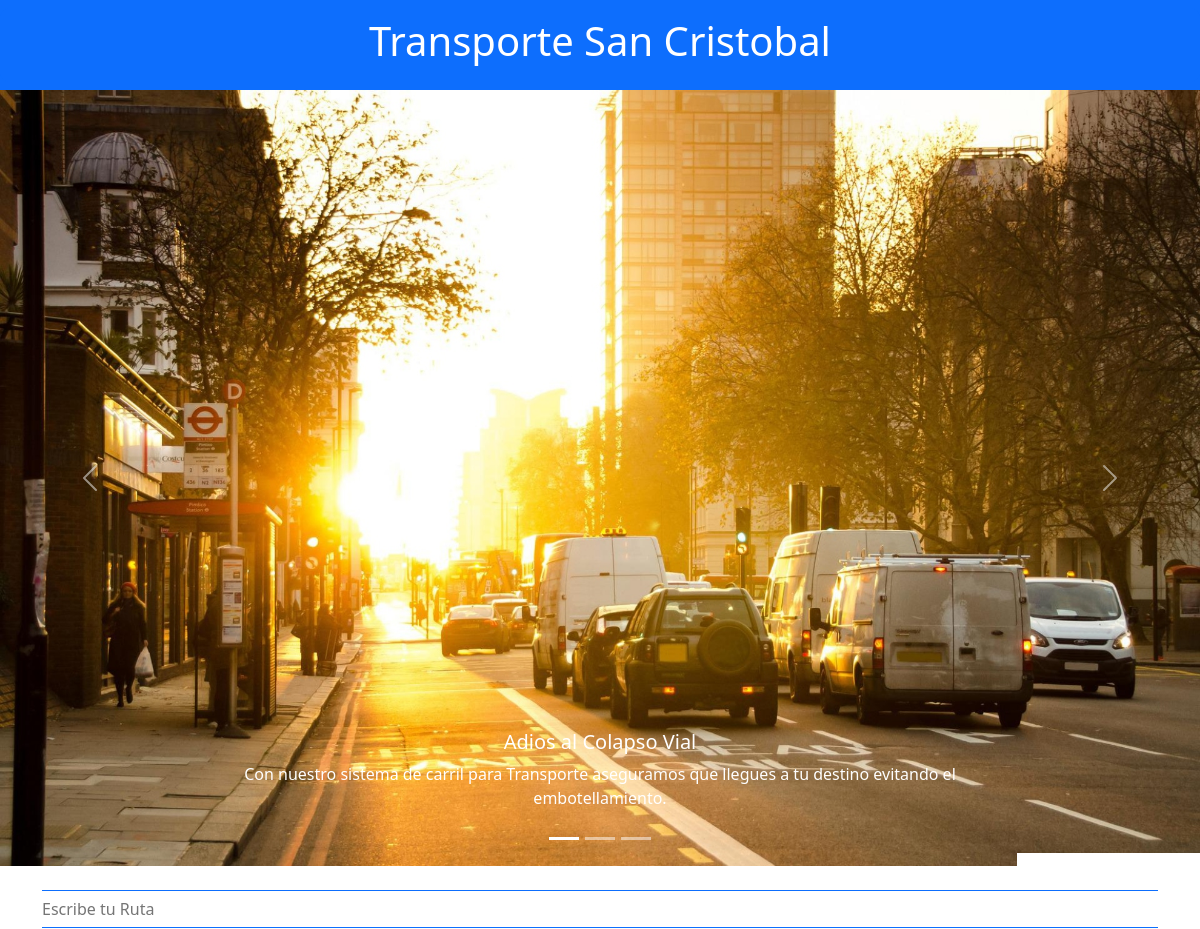
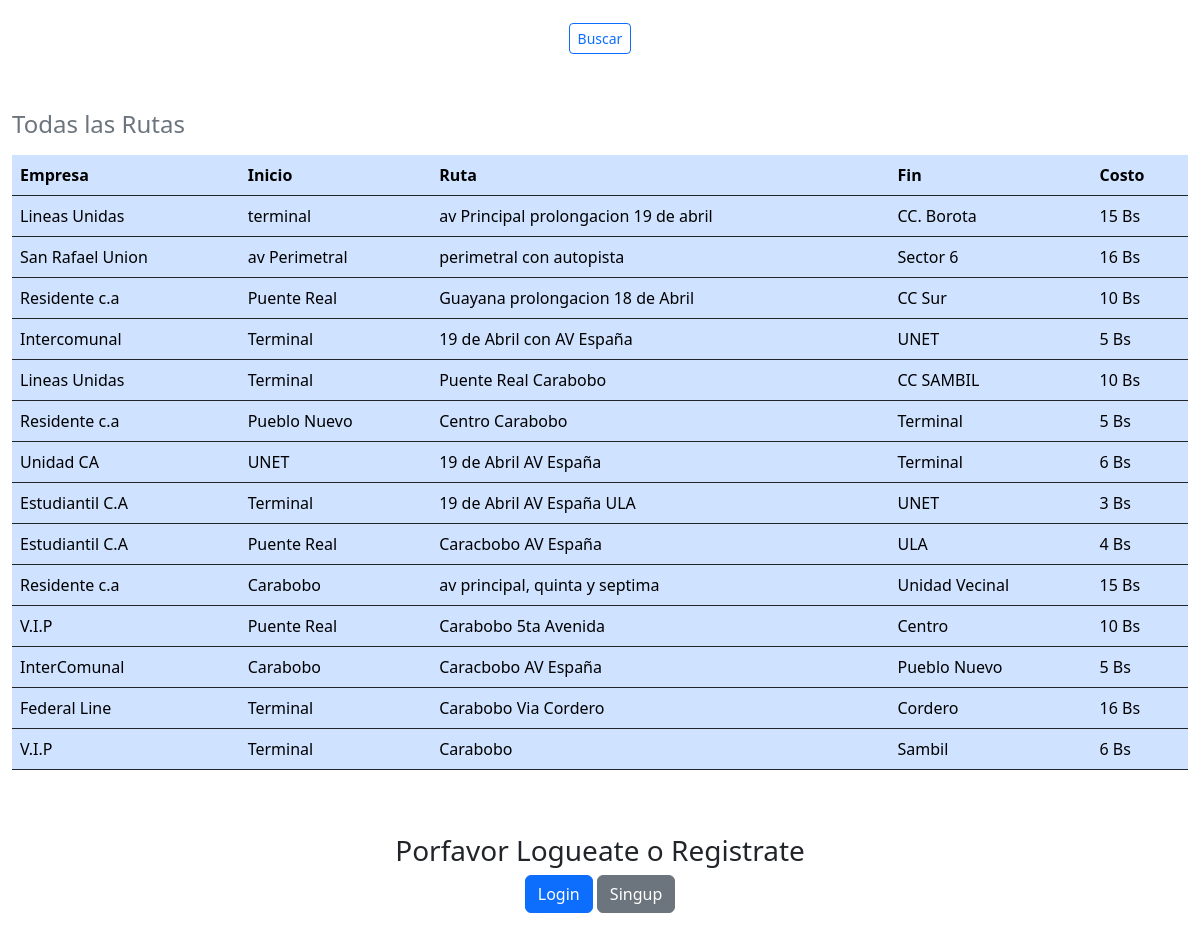
The page / on the database its author committed (2 pictures, top to bottom).
### tables this page shows
CREATE TABLE `rutas` (
  `id` int(11) NOT NULL,
  `empresa` varchar(200) NOT NULL,
  `inicio` varchar(200) NOT NULL,
  `ruta` varchar(200) NOT NULL,
  `fin` varchar(200) NOT NULL,
  `costo` int(11) NOT NULL
);

### index.php (the view, shortened to what this page needs)
<?php
    $conexion=mysqli_connect('localhost','root','','database_transporte');
    $sql="SELECT * FROM rutas";
    $resultado=mysqli_query($conexion,$sql);
?>
<!DOCTYPE html>
<html lang="en">
<head>
    <link href="assets/bootstrap/css/bootstrap.min.css" rel="stylesheet" >
</head>
<body>
<?php require 'partials/header.php'?>
<div id="carouselExampleDark" class="carousel slide" data-bs-ride="carousel">
  <div class="carousel-indicators">
    <button type="button" data-bs-target="#carouselExampleDark" data-bs-slide-to="0" class="active" aria-current="true" aria-label="Slide 1"></button>
    <button type="button" data-bs-target="#carouselExampleDark" data-bs-slide-to="1" aria-label="Slide 2"></button>
    <button type="button" data-bs-target="#carouselExampleDark" data-bs-slide-to="2" aria-label="Slide 3"></button>
  </div>
  <div class="carousel-inner">
    <div class="carousel-item active" data-bs-interval="10000">
      <img src="assets/img/morning.jpg" class="d-block w-100" alt="...">
      <div class="carousel-caption d-none d-md-block">
        <h5>Adios al Colapso Vial</h5>
        <p>Con nuestro sistema de carril para Transporte aseguramos que llegues a tu destino evitando el embotellamiento.</p>
      </div>
    </div>
  </div>
  <button class="carousel-control-prev" type="button" data-bs-target="#carouselExampleDark" data-bs-slide="prev">
    <span class="carousel-control-prev-icon" aria-hidden="true"></span>
  </button>
  <button class="carousel-control-next" type="button" data-bs-target="#carouselExampleDark" data-bs-slide="next">
    <span class="carousel-control-next-icon" aria-hidden="true"></span>
  </button>
</div>
<div class="container text-center">
    <div class="row justify-content-md-center">
        <div class="cold-md-auto">
            <form name="buscador1" action="" method="get">
            <br><input type="text" class="form-control-plaintext border-primary" placeholder="Escribe tu Ruta" name="busqueda"><br>
            <input type="submit" class="btn btn-outline-primary btn-sm" name ="enviar"value="Buscar">
            </form>
        </div>
    </div>
</div>
<div class="container-fluid">
    <br>
        <table class="table caption-top border-dark table-primary table s-m" id="routes">
            <caption><h4>Todas las Rutas</h4></caption>
            <thead class="datos_rutas ">
                <th>Empresa</th>
                <th>Inicio</th>
                <th>Ruta</th>
                <th>Fin</th>
                <th>Costo</th><br>
            </thead>
            <tbody>
                <?php
                $i=0;
                while($mostrar=mysqli_fetch_array($resultado)){
                ?>
                <tr>
                    <td><?php echo $mostrar['empresa']?></td>
                    <td><?php echo $mostrar['inicio']?></td>
                    <td><?php echo $mostrar['ruta']?></td>
                    <td><?php echo $mostrar['fin']?></td>
                    <td><?php echo $mostrar['costo']." Bs"?></td>
                </tr>
                <?php
                $i++;}
                ?>
            </tbody>
        </table><br><br>
</div>
    <figure class="text-center">
        <?php if(!empty($user)):?>
            <?php require 'partials/footer.php'?>
        <?php else: ?>
            <h3>Porfavor Logueate o Registrate</h3>
            <a href="login.php" class="btn btn-primary" role="button">Login</a>
            <a href="singup.php"class="btn btn-secondary" role="button">Singup</a>
        <?php endif ;?>
    </figure>
</body>
</html>

### partials/header.php
<header>
        <nav class="navbar navbar-dark bg-primary">
                <a class="btn btn-primary btn-lg col-12" role="button" href="/proyecto2022"><h1>Transporte San Cristobal</h1></a>
        </nav>
</header>

### rows shown on the page
rutas: empresa "Lineas Unidas", inicio "terminal", ruta "av Principal prolongacion 19 de abril", fin "CC. Borota", costo "15"
rutas: empresa "San Rafael Union", inicio "av Perimetral", ruta "perimetral con autopista", fin "Sector 6", costo "16"
rutas: empresa "Residente c.a", inicio "Puente Real", ruta "Guayana prolongacion 18 de Abril", fin "CC Sur", costo "10"
rutas: empresa "Intercomunal", inicio "Terminal", ruta "19 de Abril con AV España", fin "UNET", costo "5"
rutas: empresa "Lineas Unidas", inicio "Terminal", ruta "Puente Real Carabobo", fin "CC SAMBIL", costo "10"
rutas: empresa "Residente c.a", inicio "Pueblo Nuevo", ruta "Centro Carabobo", fin "Terminal", costo "5"
rutas: empresa "Unidad CA", inicio "UNET", ruta "19 de Abril AV España", fin "Terminal", costo "6"
rutas: empresa "Estudiantil C.A", inicio "Terminal", ruta "19 de Abril AV España ULA", fin "UNET", costo "3"
rutas: empresa "Estudiantil C.A", inicio "Puente Real", ruta "Caracbobo AV España", fin "ULA", costo "4"
rutas: empresa "Residente c.a", inicio "Carabobo", ruta "av principal, quinta y septima", fin "Unidad Vecinal", costo "15"
rutas: empresa "V.I.P", inicio "Puente Real", ruta "Carabobo 5ta Avenida", fin "Centro", costo "10"
rutas: empresa "InterComunal", inicio "Carabobo", ruta "Caracbobo AV España", fin "Pueblo Nuevo", costo "5"
rutas: empresa "Federal Line", inicio "Terminal", ruta "Carabobo Via Cordero", fin "Cordero", costo "16"
rutas: empresa "V.I.P", inicio "Terminal", ruta "Carabobo", fin "Sambil", costo "6"
